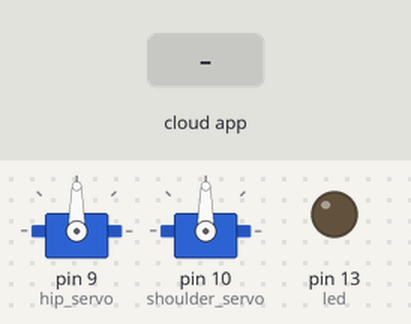
Recording of a sketch running on a simulated Arduino Uno, built with avr-gcc and run on an emulated ATmega328P. On the bench: 2 × servo, output pins drawn as LEDs (lit = HIGH). Inputs (shaded band) come from the test bench. The ROS host is connected and sends only what is stated.

Above: at 1.2 s.
1.3 s: the phone or cloud app sets hip_servo to 0
At 2.0 s:
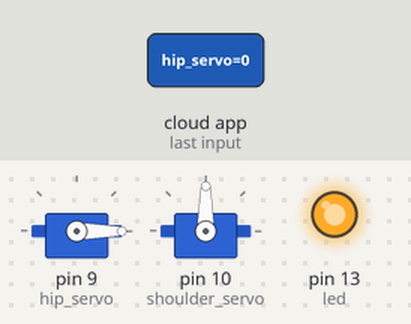
2.8 s: the phone or cloud app sets shoulder_servo to 0
At 3.1 s:
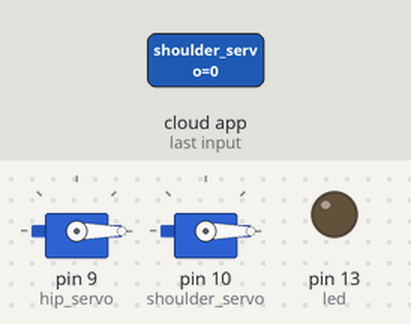
4.3 s: the phone or cloud app sets hip_servo to 45
At 5.5 s:
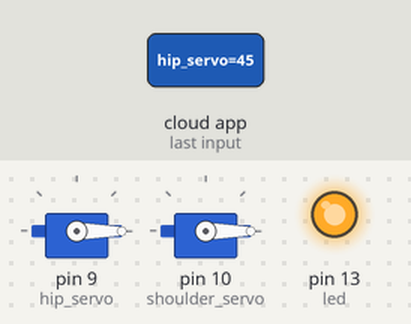
5.8 s: the phone or cloud app sets hip_servo to 90
At 6.6 s:
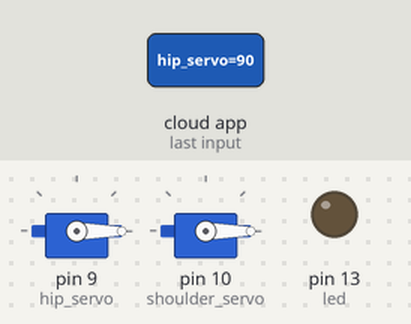
7.3 s: the phone or cloud app sets hip_servo to 180
At 7.8 s:
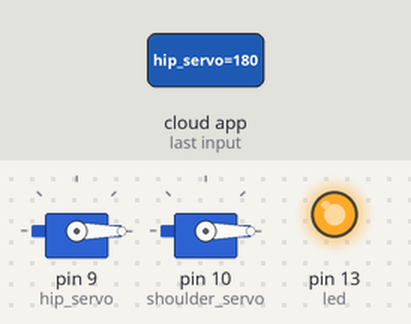
Timing chart, 0 to 9.8 s (numbered marks = the images above; inputs shaded):
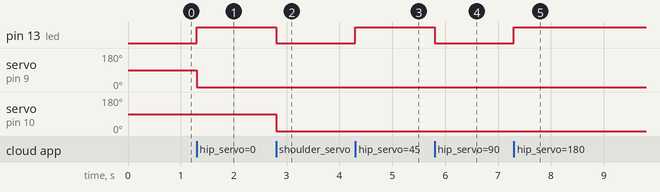

The sketch:

servoControl.ino
```cpp
/*
 * rosserial Servo Control Example
 *
 * This sketch demonstrates the control of hobby R/C servos
 * using ROS and the arduiono
 *
 * For the full tutorial write up, visit
 * www.ros.org/wiki/rosserial_arduino_demos
 *
 * For more information on the Arduino Servo Library
 * Checkout :
 * http://www.arduino.cc/en/Reference/Servo
 */


#if (ARDUINO >= 100)
 #include <Arduino.h>
#else
 #include <WProgram.h>
#endif

#include <Servo.h>
#include <ros.h>
#include <std_msgs/UInt16.h>

ros::NodeHandle  nh;

Servo hip_servo;
Servo shoulder_servo;

void hip_servo_cb( const std_msgs::UInt16& cmd_msg){
  hip_servo.writeMicroseconds(cmd_msg.data);
  digitalWrite(13, HIGH-digitalRead(13));  //toggle led
}

void shoulder_servo_cb( const std_msgs::UInt16& cmd_msg){
  shoulder_servo.writeMicroseconds(cmd_msg.data);
  digitalWrite(13, HIGH-digitalRead(13));  //toggle led
}


ros::Subscriber<std_msgs::UInt16> hip_sub("hip_servo", hip_servo_cb);
ros::Subscriber<std_msgs::UInt16> shoulder_sub("shoulder_servo", shoulder_servo_cb);


void setup(){
  pinMode(13, OUTPUT);

  nh.initNode();
  nh.subscribe(hip_sub);
  nh.subscribe(shoulder_sub);

  hip_servo.attach(9); //attach it to pin 9
  shoulder_servo.attach(10); //attach it to pin 10
}

void loop(){
  nh.spinOnce();
  delay(1);
}
```

Measured:
- after the input at 1.3 s, pin 13 (led): LOW → HIGH at once; servo on pin 9 (hip_servo): 90° → 0° at once
- after the input at 2.8 s, pin 13 (led): HIGH → LOW at once; servo on pin 10 (shoulder_servo): 90° → 0° at once
- after the input at 4.3 s, pin 13 (led): LOW → HIGH at once
- after the input at 5.8 s, pin 13 (led): HIGH → LOW at once
- after the input at 7.3 s, pin 13 (led): LOW → HIGH at once
